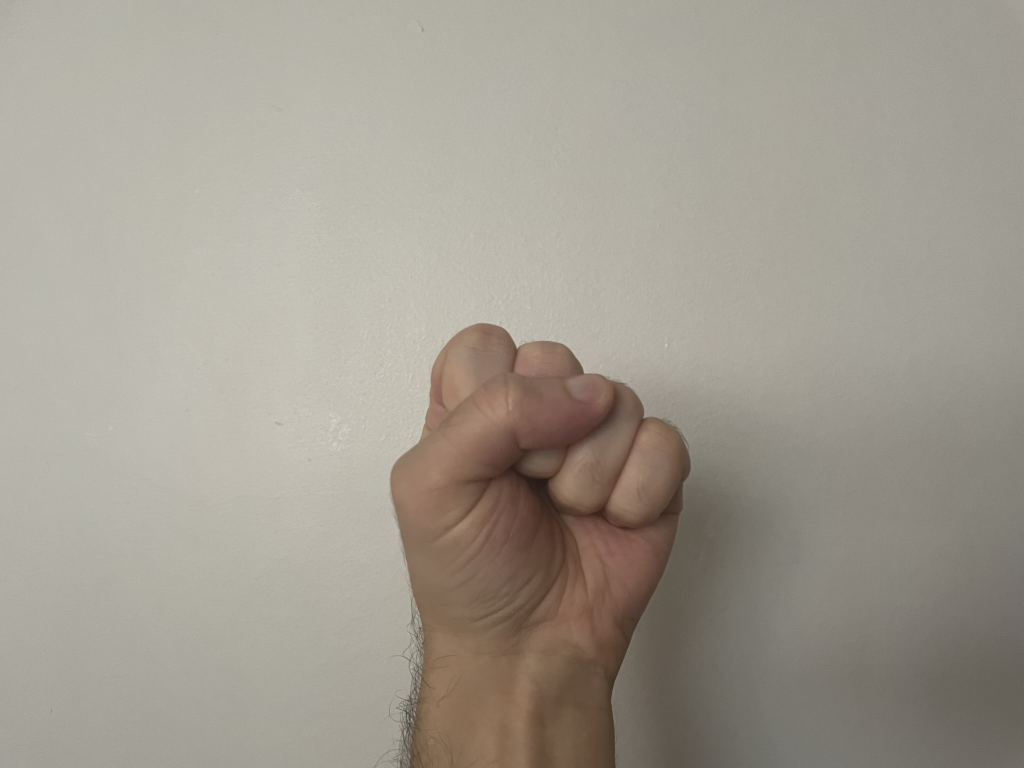
#> input picture images/closed_fist.JPEG, 2048 x 1536 px (shown at 1/2 size)
$ python image_handling.py
#> lines starting #> are read from the running program, lines starting #| are printed output that depends on the picture
import cv2 as cv2
import numpy as np
img = cv2.imread('./images/closed_fist.JPEG')
#> img is the input picture: shape (1536, 2048, 3); mean B, G, R 144.1, 155.2, 161.2
h = 240
w = 320
img = cv2.resize(img, (w, h))
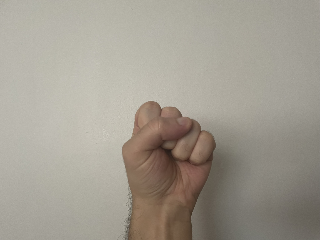
#> img: shape (240, 320, 3); mean B, G, R 144, 155.1, 161.1
img_b,  img_g, img_r  = cv2.split(img)
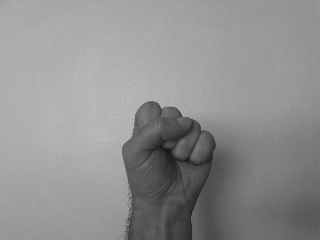
#> img_b: shape (240, 320); min 23, max 197, mean 144
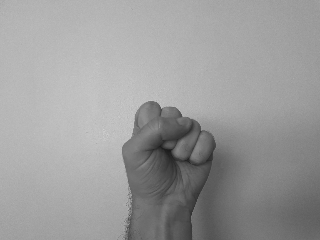
#> img_g: shape (240, 320); min 27, max 208, mean 155.1
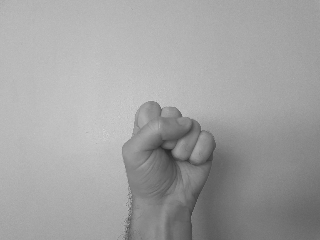
#> img_r: shape (240, 320); min 38, max 212, mean 161.1
# cv2.imshow("Red", img_r)
# cv2.imshow("Green", img_g)
# cv2.imshow("Blue", img_b)
hx1 = np.vectorize(hex)

img_r = hx1(img_r.flatten())
img_g = hx1(img_g.flatten())
img_b = hx1(img_b.flatten())

img_r_txt = "const uint8_t img_r_channel[IMAGE_WIDTH*IMAGE_HEIGHT] = { "+ ','.join(img_r)+'};'
img_g_txt = "const uint8_t img_g_channel[IMAGE_WIDTH*IMAGE_HEIGHT] = { "+ ','.join(img_g)+'};'
img_b_txt = "const uint8_t img_b_channel[IMAGE_WIDTH*IMAGE_HEIGHT] = { "+ ','.join(img_b)+'};'

with open('image.c', 'w') as f:
    f.write('#include "image.h"\n\n')
    f.write(img_r_txt)
    f.write('\n\n')
    f.write(img_g_txt)
    f.write('\n\n')
    f.write(img_b_txt)
    f.write('\n\n')
    f.close()

$ run again, with images/four_fingers_up.JPEG copied over images/closed_fist.JPEG
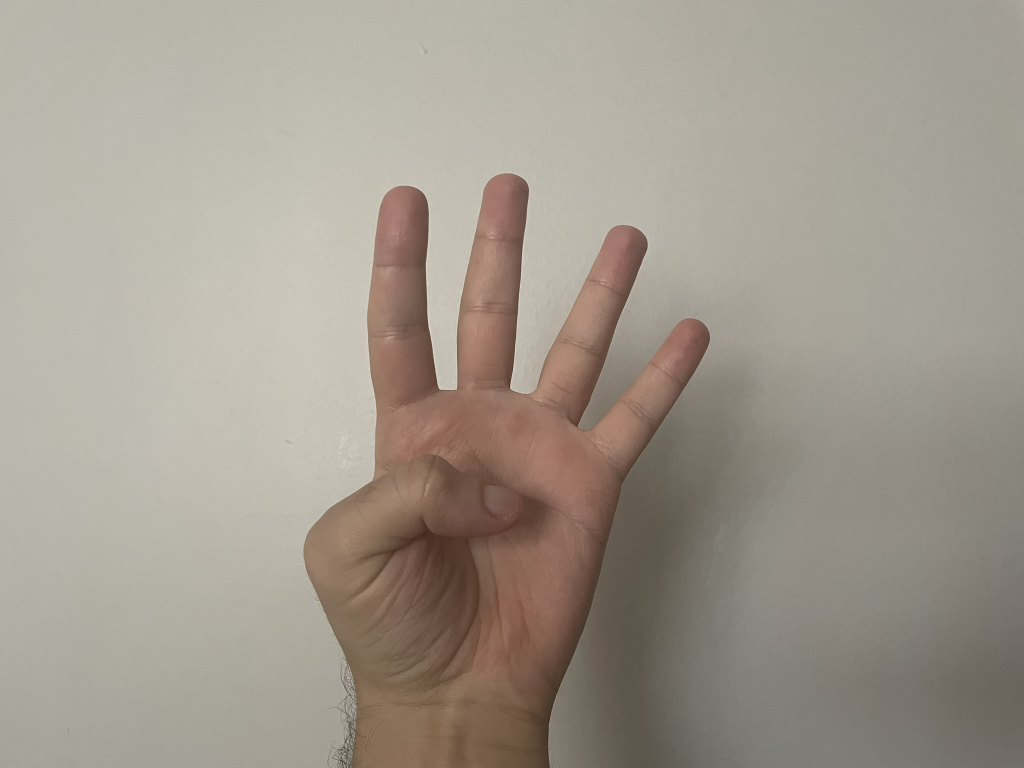
#> input picture images/four_fingers_up.JPEG, 2048 x 1536 px (shown at 1/2 size)
#> img is the input picture: shape (1536, 2048, 3); mean B, G, R 142.3, 153.5, 161.5
#> img: shape (240, 320, 3)
#> `img_b,  img_g, img_r  = cv2.split(img)`:
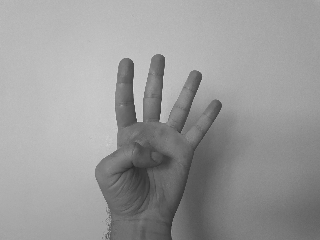
#> img_g: shape (240, 320); min 41, max 221, mean 153.4
#> `img_b,  img_g, img_r  = cv2.split(img)`:
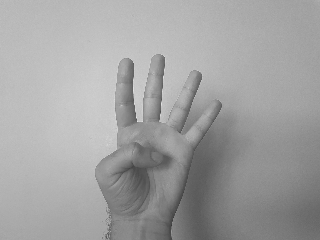
#> img_r: shape (240, 320); min 56, max 231, mean 161.4

$ run again, with images/open_palm.JPEG copied over images/closed_fist.JPEG
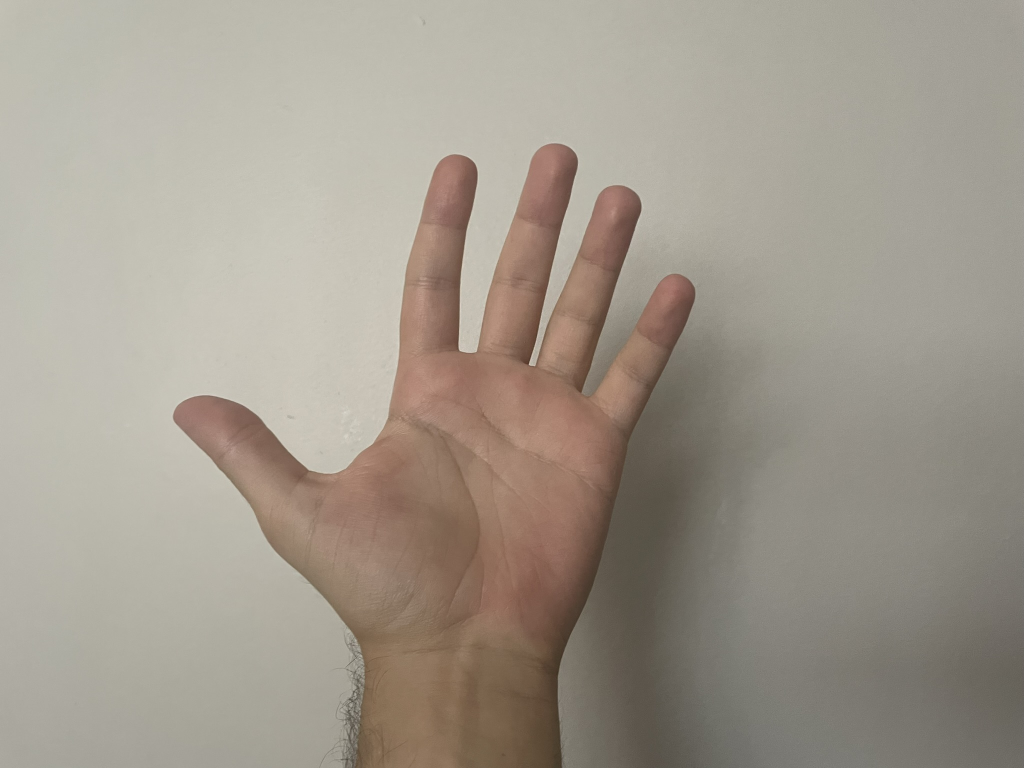
#> input picture images/open_palm.JPEG, 2048 x 1536 px (shown at 1/2 size)
#> img is the input picture: shape (1536, 2048, 3); mean B, G, R 141.5, 153.4, 161.5
#> img: shape (240, 320, 3)
#> `img_b,  img_g, img_r  = cv2.split(img)`:
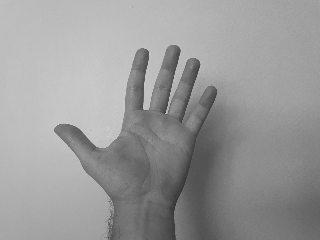
#> img_g: shape (240, 320); min 53, max 210, mean 153.3
#> `img_b,  img_g, img_r  = cv2.split(img)`:
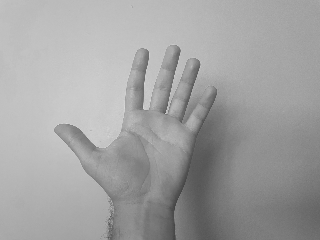
#> img_r: shape (240, 320); min 66, max 217, mean 161.4
